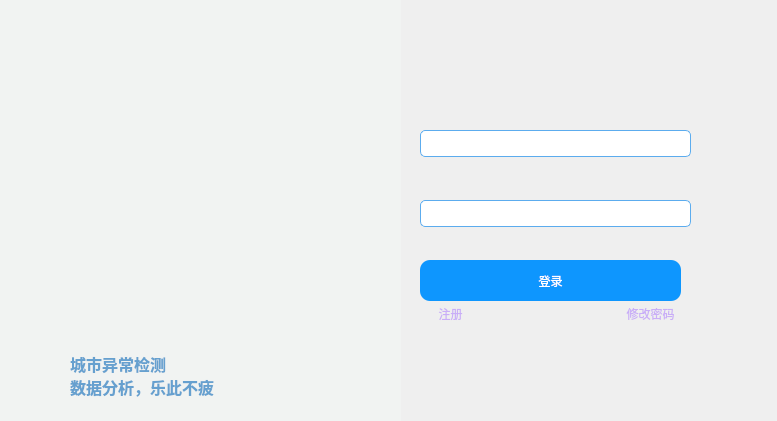
<?xml version="1.0" encoding="UTF-8"?>
<ui version="4.0">
 <class>login</class>
 <widget class="QDialog" name="login">
  <property name="geometry">
   <rect>
    <x>0</x>
    <y>0</y>
    <width>777</width>
    <height>421</height>
   </rect>
  </property>
  <property name="windowTitle">
   <string>Dialog</string>
  </property>
  <widget class="QLineEdit" name="lineEdit_id">
   <property name="geometry">
    <rect>
     <x>420</x>
     <y>130</y>
     <width>271</width>
     <height>27</height>
    </rect>
   </property>
   <property name="styleSheet">
    <string notr="true">border: 1px solid #5CACEE;
	border-radius: 5px;
	padding: 2px;
	background: none;
	selection-background-color: #1B89CA;</string>
   </property>
   <property name="text">
    <string/>
   </property>
  </widget>
  <widget class="QLineEdit" name="lineEdit_pawssd">
   <property name="geometry">
    <rect>
     <x>420</x>
     <y>200</y>
     <width>271</width>
     <height>27</height>
    </rect>
   </property>
   <property name="styleSheet">
    <string notr="true">border: 1px solid #5CACEE;
	border-radius: 5px;
	padding: 2px;
	background: none;
	selection-background-color: #1B89CA;</string>
   </property>
   <property name="text">
    <string/>
   </property>
  </widget>
  <widget class="QPushButton" name="pushButton_login">
   <property name="geometry">
    <rect>
     <x>420</x>
     <y>260</y>
     <width>261</width>
     <height>41</height>
    </rect>
   </property>
   <property name="styleSheet">
    <string notr="true"> QPushButton
{
    font-family:Microsoft Yahei;
    color:white;
    background-color:rgb(14 , 150 , 254);
    border-radius:10px;
}

QPushButton:hover
{
    background-color:rgb(44 , 137 , 255);
}

QPushButton:pressed
{
    background-color:rgb(14 , 135 , 228);
    padding-left:3px;
    padding-top:3px;
}</string>
   </property>
   <property name="text">
    <string>登录</string>
   </property>
  </widget>
  <widget class="QWidget" name="widget" native="true">
   <property name="geometry">
    <rect>
     <x>0</x>
     <y>0</y>
     <width>401</width>
     <height>421</height>
    </rect>
   </property>
   <property name="styleSheet">
    <string notr="true">background-color: rgb(241, 243, 242);</string>
   </property>
   <widget class="QLabel" name="move_label">
    <property name="geometry">
     <rect>
      <x>90</x>
      <y>120</y>
      <width>211</width>
      <height>151</height>
     </rect>
    </property>
    <property name="text">
     <string/>
    </property>
   </widget>
   <widget class="QLabel" name="label_theme">
    <property name="geometry">
     <rect>
      <x>100</x>
      <y>10</y>
      <width>161</width>
      <height>31</height>
     </rect>
    </property>
    <property name="font">
     <font>
      <pointsize>12</pointsize>
      <weight>75</weight>
      <bold>true</bold>
     </font>
    </property>
    <property name="text">
     <string/>
    </property>
   </widget>
   <widget class="QLabel" name="label_3">
    <property name="geometry">
     <rect>
      <x>70</x>
      <y>350</y>
      <width>221</width>
      <height>51</height>
     </rect>
    </property>
    <property name="font">
     <font>
      <pointsize>12</pointsize>
      <weight>75</weight>
      <bold>true</bold>
     </font>
    </property>
    <property name="styleSheet">
     <string notr="true">color: rgb(102, 160, 207);</string>
    </property>
    <property name="text">
     <string>城市异常检测
数据分析，乐此不疲</string>
    </property>
   </widget>
  </widget>
  <widget class="QLabel" name="label_id">
   <property name="geometry">
    <rect>
     <x>420</x>
     <y>100</y>
     <width>121</width>
     <height>17</height>
    </rect>
   </property>
   <property name="text">
    <string/>
   </property>
  </widget>
  <widget class="QPushButton" name="pushButton_min">
   <property name="geometry">
    <rect>
     <x>690</x>
     <y>0</y>
     <width>41</width>
     <height>27</height>
    </rect>
   </property>
   <property name="styleSheet">
    <string notr="true">QPushButton {
	border-radius:0px;
color: rgb(102, 160, 207);
	background-color:rgba(0,0,0,0);
	border-style:none;
}

QPushButton:hover{
	background-color: qlineargradient(spread:pad, x1:0, y1:1, x2:0, y2:0, stop:0 rgba(238, 0, 0, 128), stop:1 rgba(238, 44, 44, 255));
}
</string>
   </property>
   <property name="text">
    <string/>
   </property>
  </widget>
  <widget class="QPushButton" name="pushButton_close">
   <property name="geometry">
    <rect>
     <x>730</x>
     <y>0</y>
     <width>41</width>
     <height>27</height>
    </rect>
   </property>
   <property name="styleSheet">
    <string notr="true">QPushButton:hover{
	background-color: qlineargradient(spread:pad, x1:0, y1:1, x2:0, y2:0, stop:0 rgba(238, 0, 0, 128), stop:1 rgba(238, 44, 44, 255));
}
QPushButton {
	border-radius:0px;
color: rgb(102, 160, 207);
	background-color:rgba(0,0,0,0);
	border-style:none;
}</string>
   </property>
   <property name="text">
    <string/>
   </property>
  </widget>
  <widget class="QPushButton" name="pushButton_reg">
   <property name="geometry">
    <rect>
     <x>420</x>
     <y>300</y>
     <width>61</width>
     <height>27</height>
    </rect>
   </property>
   <property name="styleSheet">
    <string notr="true">QPushButton {
	border-radius:0px;
	color: rgb(201, 174, 247);
	background-color:rgba(0,0,0,0);
	border-style:none;
}
</string>
   </property>
   <property name="text">
    <string>注册</string>
   </property>
  </widget>
  <widget class="QPushButton" name="pushButton_modif_password">
   <property name="geometry">
    <rect>
     <x>620</x>
     <y>300</y>
     <width>61</width>
     <height>27</height>
    </rect>
   </property>
   <property name="styleSheet">
    <string notr="true">QPushButton {
	border-radius:0px;
	color: rgb(201, 174, 247);
	background-color:rgba(0,0,0,0);
	border-style:none;
}</string>
   </property>
   <property name="text">
    <string>修改密码</string>
   </property>
  </widget>
 </widget>
 <resources/>
 <connections/>
</ui>
